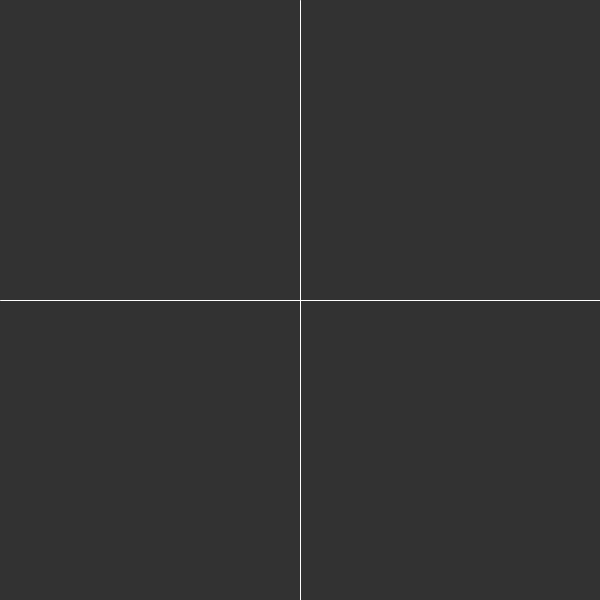
Frame 1 (no input)
Frame 60 (the mouse pressed at the canvas centre just before this capture): identical to frame 1, image omitted
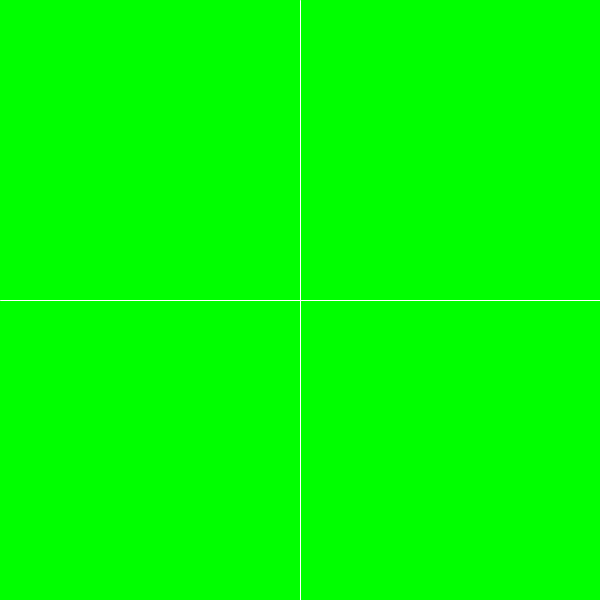
Frame 120 (the mouse held since frame 60 and released just before this capture)

The Processing sketch that drew these frames (run headless with seeded random() and noise(); from frame 60 on, the mouse is pressed at the canvas centre):

// Processing sketch: Booleans
// ── Booleans.pde
//writing conditional statements, specifically boolean
void setup(){
  size(600,600);
}

void draw(){
 background(50);

 if(mouseX>300){
  background(0,0,255);
 }else if(mouseX>0){
  background(0,255,0); 
 }
 
 stroke(255);
 line(300,0,300,height);
 
 line(width,300,0,300);
}
